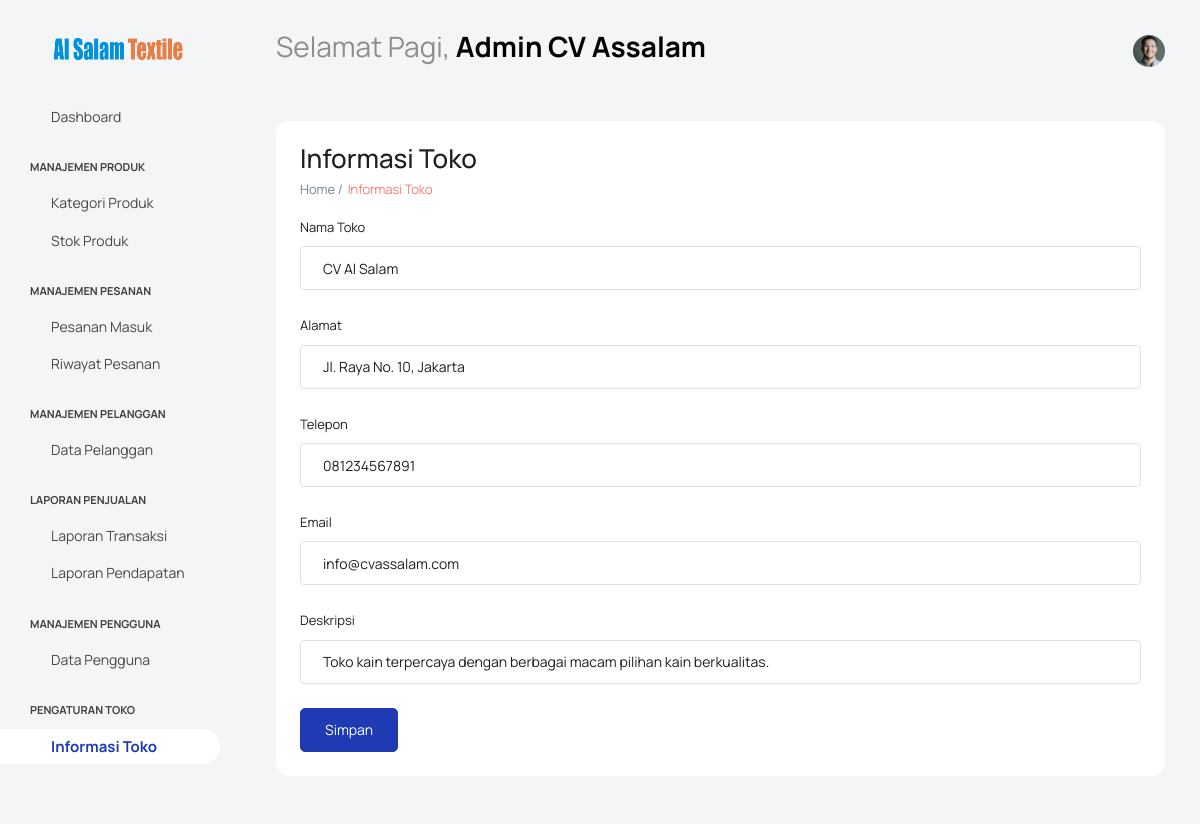
The app's page /index.php?page=informasi-toko (signed in) with its own data.
### tables this page shows
CREATE TABLE IF NOT EXISTS `pengaturan_toko` (
  `id` int NOT NULL AUTO_INCREMENT,
  `nama_toko` varchar(255) NOT NULL,
  `alamat` text,
  `telepon` varchar(20) DEFAULT NULL,
  `email` varchar(255) DEFAULT NULL,
  `deskripsi` text,
  PRIMARY KEY (`id`)
);

### src/pages/admin/informasi-toko.php (the view, shortened to what this page needs)
<?php
include('src/config/koneksi.php');
$sql = "SELECT id, nama_toko, alamat, telepon, email, deskripsi FROM pengaturan_toko LIMIT 1";
$result = $conn->query($sql);
if (!$result) {
    $error_message = "Error: " . $conn->error;
    $informasi_toko = null;
} else {
    $informasi_toko = $result->fetch_assoc();
}
?>
<div class="col-lg-12 grid-margin stretch-card">
    <div class="card">
        <div class="card-body">
            <h2 class="mb-2">Informasi Toko</h2>
            <p class="card-description"> Home /<code>Informasi Toko</code></p>
            <?php if ($informasi_toko) : ?>
                <form action="" method="post">
                    <div class="form-group">
                        <label for="nama_toko">Nama Toko</label>
                        <input type="text" class="form-control" id="nama_toko" name="nama_toko" value="<?php echo $informasi_toko['nama_toko']; ?>" required>
                    </div>
                    <div class="form-group">
                        <label for="alamat">Alamat</label>
                        <textarea class="form-control" id="alamat" name="alamat" rows="3" required><?php echo $informasi_toko['alamat']; ?></textarea>
                    </div>
                    <div class="form-group">
                        <label for="telepon">Telepon</label>
                        <input type="text" class="form-control" id="telepon" name="telepon" value="<?php echo $informasi_toko['telepon']; ?>" required>
                    </div>
                    <div class="form-group">
                        <label for="email">Email</label>
                        <input type="email" class="form-control" id="email" name="email" value="<?php echo $informasi_toko['email']; ?>" required>
                    </div>
                    <div class="form-group">
                        <label for="deskripsi">Deskripsi</label>
                        <textarea class="form-control" id="deskripsi" name="deskripsi" rows="5" required><?php echo $informasi_toko['deskripsi']; ?></textarea>
                    </div>
                    <button type="submit" class="btn btn-primary">Simpan</button>
                </form>
            <?php else : ?>
                <p>Tidak ada informasi toko yang tersedia.</p>
            <?php endif; ?>
        </div>
    </div>
</div>

### records on screen
pengaturan_toko: nama_toko "CV Al Salam", alamat "Jl. Raya No. 10, Jakarta", telepon "081234567891", email "info@cvassalam.com", deskripsi "Toko kain terpercaya dengan berbagai macam pilihan kain berkualitas."

### other values on screen
$_SESSION['nama_lengkap'] "Admin CV Assalam"
